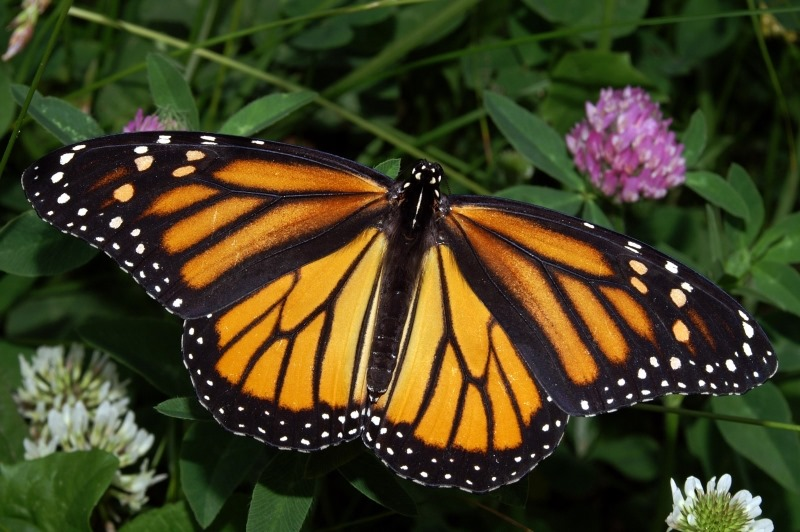
#> input picture Mariposa.jpg, 800 x 532 px
$ python FAST.py
#> lines starting #> are read from the running program, lines starting #| are printed output that depends on the picture
import numpy as np
import cv2 as cv
from matplotlib import pyplot as plt

img = cv.imread('Mariposa.jpg', cv.IMREAD_GRAYSCALE)
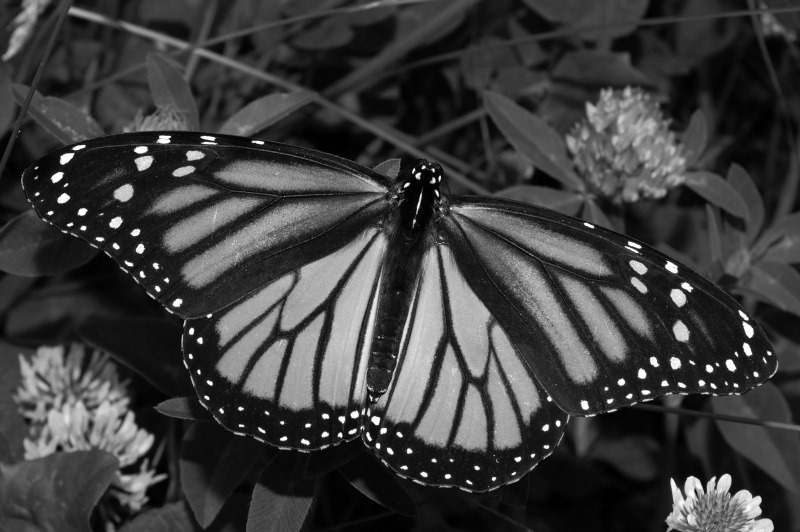
#> img: shape (532, 800); min 0, max 255, mean 60.9

# Crea un objeto FAST con los valores predeterminados
fast = cv.FastFeatureDetector_create()

# Encuentra y dibuja las regiones de interes
kp = fast.detect(img,None)
#> kp = 7211 keypoints; strongest (x, y, size): (433, 170, 7), (419, 173, 7), (340, 433, 7), (349, 432, 7)
img2 = cv.drawKeypoints(img, kp, None, color=(255,0,0))
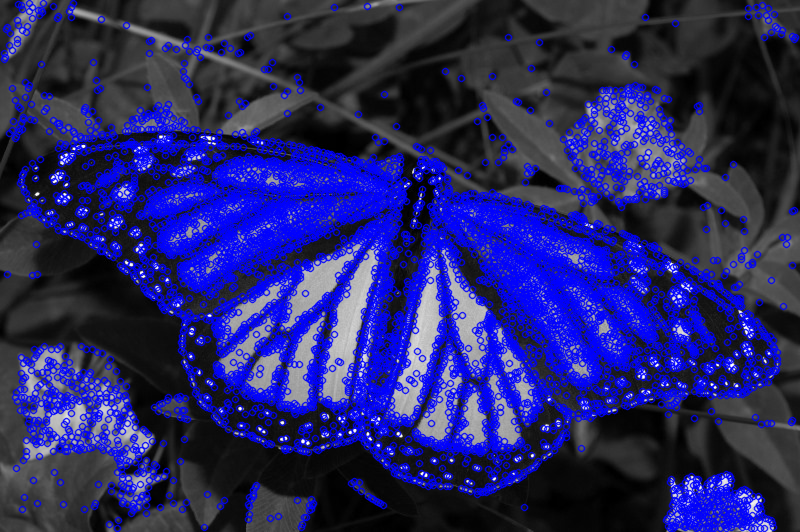
#> img2: shape (532, 800, 3); mean of channels 0, 1, 2 104.3, 39.1, 39.1; drawn as B, G, R

# Print all default params
print( "Threshold: {}".format(fast.getThreshold()) )
print( "nonmaxSuppression:{}".format(fast.getNonmaxSuppression()) )
print( "neighborhood: {}".format(fast.getType()) )
print( "Total Keypoints with nonmaxSuppression: {}".format(len(kp)) )
#| Total Keypoints with nonmaxSuppression: 7211

cv.imshow('fast_true.png', img2)

# Desactiva nonmaxSuppression
fast.setNonmaxSuppression(0)
kp = fast.detect(img, None)
#> kp = 29586 keypoints; strongest (x, y, size): (23, 3, 7), (24, 3, 7), (29, 3, 7), (39, 3, 7)

print( "Total Keypoints without nonmaxSuppression: {}".format(len(kp)) )
#| Total Keypoints without nonmaxSuppression: 29586

img3 = cv.drawKeypoints(img, kp, None, color=(255,0,0))
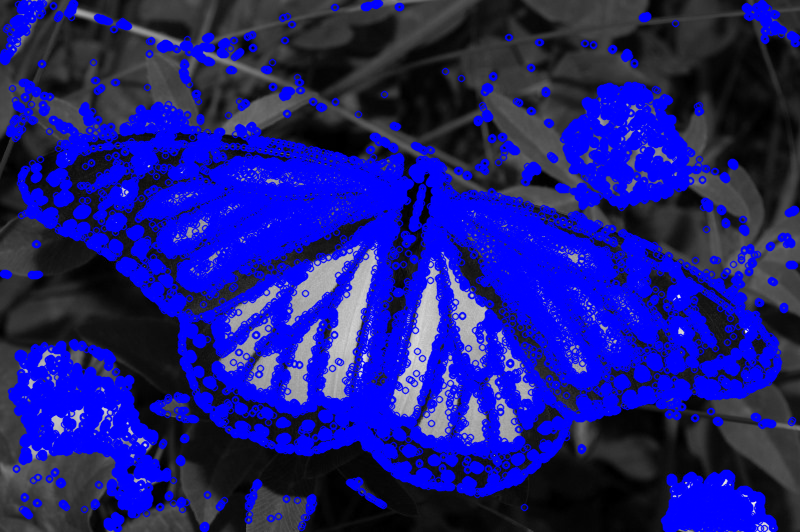
#> img3: shape (532, 800, 3); mean of channels 0, 1, 2 128, 28.8, 28.8; drawn as B, G, R

cv.imshow('fast_false.png', img3)
cv.waitKey(0)
